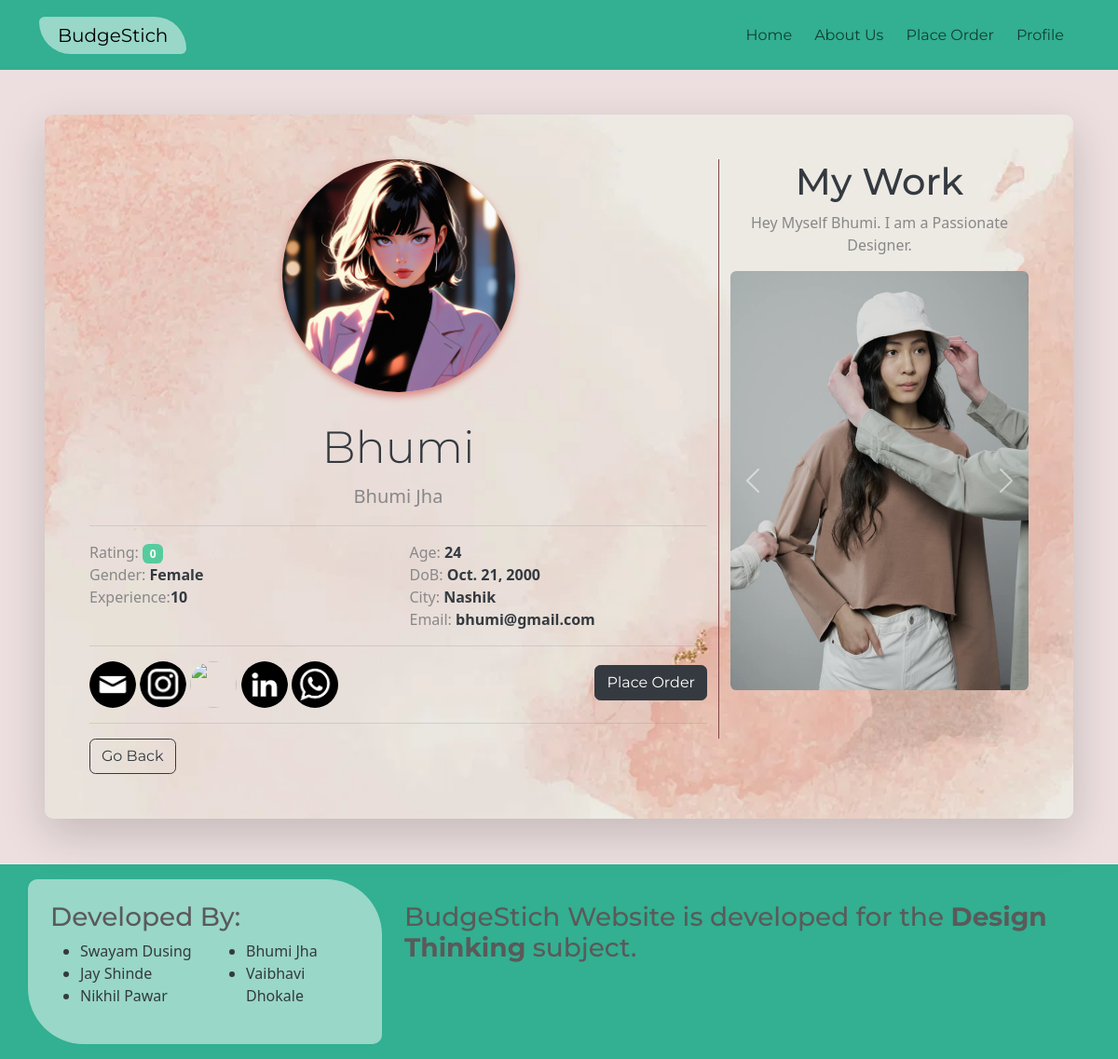
Screenshot of /viewprofile/1 (signed in) with the database file from the repository.
### coreapp/models.py (models this page shows, shortened)
class CustomUser(AbstractUser): #this contains the clients info
    USER_TYPE_CHOICES = (
        ('client', 'Client'),
        ('tailor', 'Tailor'),
    )
    USER_GENDER = (
        ('male', 'Male'),
        ('female', 'Female'),
    )
    user_type = models.CharField(max_length=10, choices=USER_TYPE_CHOICES)
    profilepic = models.ImageField(upload_to='profile_pics/', blank=True, null=True,)
    gender = models.CharField(max_length=10, choices=USER_GENDER)
    experience = models.PositiveIntegerField(blank=True,null=True)
    age = models.PositiveIntegerField(blank=True,null=True)
    dob = models.DateField(blank=True,null=True)
    address = models.CharField(max_length=20,blank=True,null=True)
    addzipcode = models.CharField(max_length=10,blank=True,null=True)
    addcity = models.CharField(max_length=15,blank=True,null=True)
    addstate = models.CharField(max_length=15,blank=True,null=True)
    ratings = models.IntegerField(blank=True,null=True,default=0)
    biodis = models.CharField(max_length=255,blank=True,null=True)
    contact = models.CharField(max_length=15,blank=True,null=True)
    groups = models.ManyToManyField(
        Group,
        related_name='customuser_set',  # Change the related_name here
        blank=True,
        help_text='The groups this user belongs to.',
        verbose_name='groups',
    )
    user_permissions = models.ManyToManyField(
        Permission,
        related_name='customuser_set',  # Change the related_name here
        blank=True,
        help_text='Specific permissions for this user.',
        verbose_name='user permissions',
    )

### coreapp/views.py (the view)
# urls.py: path('viewprofile/<int:id>',views.viewprofile),
@login_required
def viewprofile(request,id):
    prof = CustomUser.objects.get(id=id)
    return render(request,'viewprofile.html',{'x':prof})

### coreapp/templates/viewprofile.html (shortened to what this page needs)
{% extends "base.html" %}
{% load static %}
{% block content %}
<div class="container-fluid  p-5">
    <div class="container rounded-3  p-5 bgimageset shadow-lg ">
        <div class="row">
            <div class="col-md-8 vertical-line">
                <div class="d-flex justify-content-center">
                    {% if x.profilepic %}
                    <img src="{{ x.profilepic.url }}" alt="Profile Img" class="viewprofile-img">
                    {% else %}
                    <img src="https://encrypted-tbn0.gstatic.com/images?q=tbn:ANd9GcT8AJM9wkP__z2M-hovSAWcTb_9XJ6smy3NKw&s"
                        alt="Profile Img" class="profile-img">
                    {% endif %}
                </div>
                <p class="text-body-dark">
                <h1 class="display-5 text-dark text-center">{{ x.username }}</h1>
                <p class="lead text-center">{{x.first_name}} {{x.last_name}}</p>
                <hr>
                <div class="row">
                    <div class="col-md-6">
                        Rating: <span class="badge bg-success"> {{x.ratings}} </span><br>
                        Gender: <strong class="text-dark">{{x.get_gender_display}}</strong> <br>
                        Experience:<strong class="text-dark">{{x.experience}}</strong> <br>
                    </div>
                    <div class="col-md-6">
                        Age: <strong class="text-dark">{{x.age}}</strong> <br>
                        DoB: <strong class="text-dark">{{x.dob}}</strong><br>
                        City: <strong class="text-dark">{{x.addcity}}</strong> <br>
                        Email: <strong class="text-dark">{{x.email}}</strong> <br>
                    </div>
                </div>
                <hr>
                <div class="justify-content-center">
                    <a href="mailto:{{x.email}}"><img src="/static/image/emallogo.png" alt=""
                            class="social-icons hovereff-red"></a>
                    <a href="https://www.instagram.com"><img src="/static/image/instalogobw.png" alt=""
                            class="social-icons hovereff-red"></a>
                    <a href="https://www.facebook.com"><img src="/static/image/faceblogo.png" alt=""
                            class="social-icons hovereff-red"></a>
                    <a href="https://in.linkedin.com/"><img src="/static/image/linkedinlogo.png" alt=""
                            class="social-icons hovereff-red"></a>
                    <a href="https://web.whatsapp.com/"><img src="/static/image/whatsapplogo.png" alt=""
                            class="social-icons hovereff-red"></a>
                    <a href="/placeorder/{{ x.id }}" class="btn btn-dark mt-1" style="float: right;">Place Order</a>
                </div>
                <hr>
            </div>
            <div class="col-md-4">
                <h1 class="display-7 text-dark text-center">My Work</h1>
                <p class="text-center">
                    {{x.biodis}}
                </p>
                <div id="carouselExample" class="carousel slide">
                    <div class="carousel-inner">
                        <div class="carousel-item active ">
                            <img src="/static/image/banner-image-6.jpg" class="d-block w-100 rounded" alt="..." style="height: 450px;">
                        </div>
                    </div>
                    <button class="carousel-control-prev" type="button" data-bs-target="#carouselExample"
                        data-bs-slide="prev">
                        <span class="carousel-control-prev-icon" aria-hidden="true"></span>
                    </button>
                    <button class="carousel-control-next" type="button" data-bs-target="#carouselExample"
                        data-bs-slide="next">
                        <span class="carousel-control-next-icon" aria-hidden="true"></span>
                    </button>
                </div>
            </div>
        </div>
        <a href="/order" class="btn btn-outline-dark">Go Back</a>
    </div>
</div>
</div>
{% endblock %}

### coreapp/templates/base.html (style rules this page uses)
html, body { height: 100%; margin: 0; }
.viewprofile-img { width: 250px; height: 250px; border: #000000; border-radius: 50%; object-fit: cover; margin-bottom: 15px; box-shadow: 0px 4px 8px #da847b; }
.social-icons { width: 50px; height: 50px; border-radius: 50%; object-fit: cover; }
.bgimageset { background-image: url('/static/image/bgimage.webp'); background-size: cover; background-repeat: no-repeat; background-position: center; }
.vertical-line { border-right: 1px solid rgb(129, 70, 70); }
.ultralightred { background-color: #EDDFE0; }

### rows the page displays
CustomUser: profilepic (picture), username "Bhumi", first_name "Bhumi", last_name "Jha", ratings "0", gender "Female", experience "10", age "24", dob "Oct. 21, 2000", addcity "Nashik", email "bhumi@gmail.com", biodis "Hey Myself Bhumi. I am a Passionate Designer."
